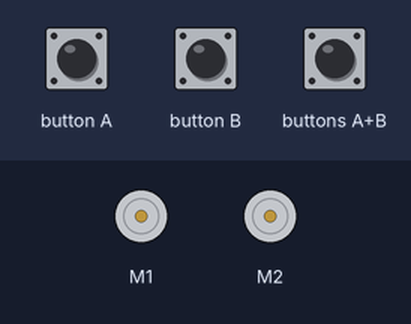
The program below on a simulated BBC micro:bit (MakeCode). On the bench: 2 × DC motor (green arrow = forward, orange = backward, longer = faster). Inputs (shaded band) come from the test bench.

Above: at 1.2 s.
1.3 s: button A pressed for 0.15 s
At 1.37 s:
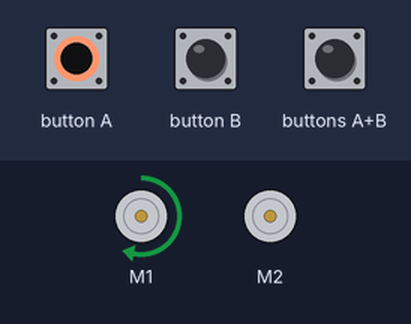
2.9 s: button B pressed for 0.15 s
At 2.98 s:
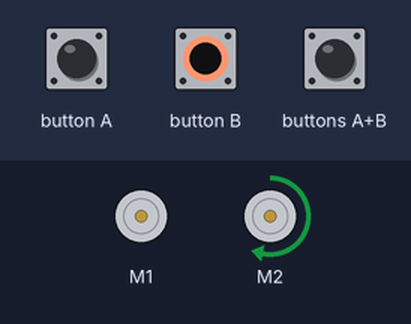
4.5 s: button B pressed for 3.2 s
At 8.7 s:
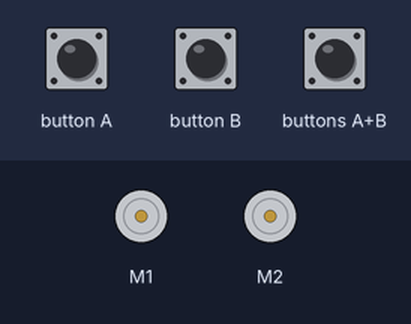
9.2 s: button A pressed for 3.2 s
At 9.5 s:
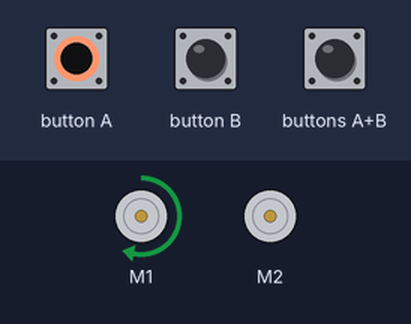
Timing chart, 0 to 13.9 s (numbered marks = the images above; inputs shaded):
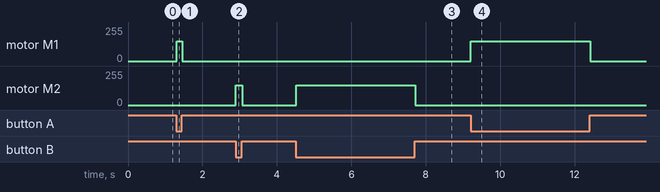

Measured:
- after the input at 1.3 s, motor M1: stopped → forward 150/255 at once, → stopped 0.14 s later
- after the input at 2.9 s, motor M2: stopped → forward 150/255 at once, → stopped 0.16 s later
- after the input at 4.5 s, motor M2: stopped → forward 150/255 at once, → stopped 3.2 s later
- after the input at 9.2 s, motor M1: stopped → forward 150/255 at once, → stopped 3.2 s later

The program:

main.ts
```typescript
robotbit.MotorRunDual(
robotbit.Motors.M1A,
0,
robotbit.Motors.M1B,
0
)
basic.forever(function () {
    if (input.buttonIsPressed(Button.A)) {
        robotbit.MotorRunDual(
        robotbit.Motors.M1A,
        150,
        robotbit.Motors.M1B,
        0
        )
    } else if (input.buttonIsPressed(Button.B)) {
        robotbit.MotorRunDual(
        robotbit.Motors.M1A,
        0,
        robotbit.Motors.M1B,
        150
        )
    } else if (input.buttonIsPressed(Button.AB)) {
        robotbit.MotorRunDual(
        robotbit.Motors.M1A,
        150,
        robotbit.Motors.M1B,
        150
        )
    } else {
        robotbit.MotorRunDual(
        robotbit.Motors.M1A,
        0,
        robotbit.Motors.M1B,
        0
        )
    }
})
```

test.ts
```typescript
// 在這裡測試；當此封包作為擴充功能時，將不會編譯此內容。
```
